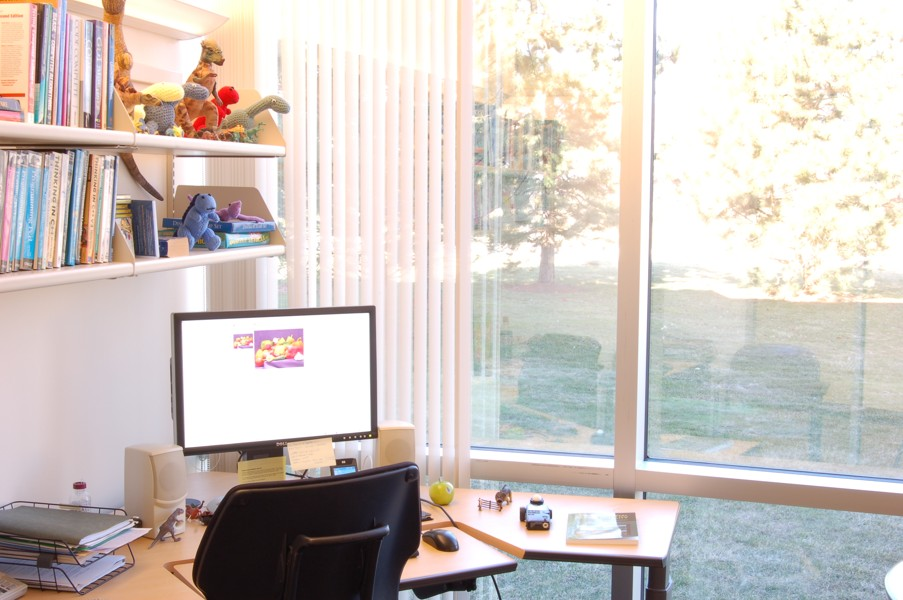
#> input picture Lab2/dataset/reference.jpg, 903 x 600 px
$ python histogram_matching.py
#> lines starting #> are read from the running program, lines starting #| are printed output that depends on the picture
import cv2
import numpy as np
import matplotlib.pyplot as plt
import os


# ============================================================
# PATHS
# ============================================================

dataset_folder = "../dataset"
output_folder = "../output/problem1"

os.makedirs(output_folder, exist_ok=True)


# ============================================================
# IMAGE PATHS
# ============================================================

reference_path = os.path.join(dataset_folder, "reference.jpg")
source1_path = os.path.join(dataset_folder, "source1.jpg")
source2_path = os.path.join(dataset_folder, "source2.jpg")


# ============================================================
# READ IMAGES
# ============================================================

reference = cv2.imread(reference_path, cv2.IMREAD_GRAYSCALE)
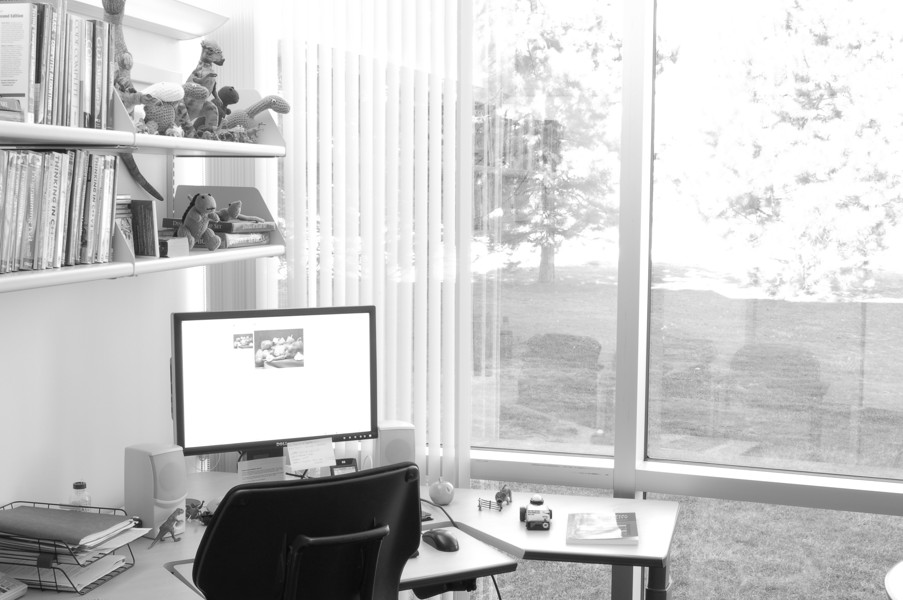
#> reference: shape (600, 903); min 8, max 255, mean 199.9
source1 = cv2.imread(source1_path, cv2.IMREAD_GRAYSCALE)
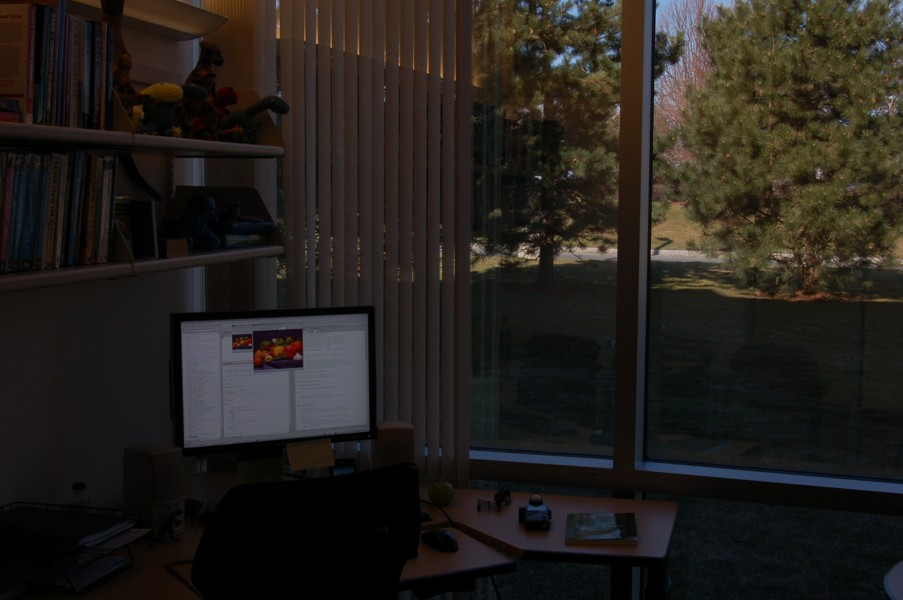
#> input picture Lab2/dataset/source1.jpg, 903 x 600 px
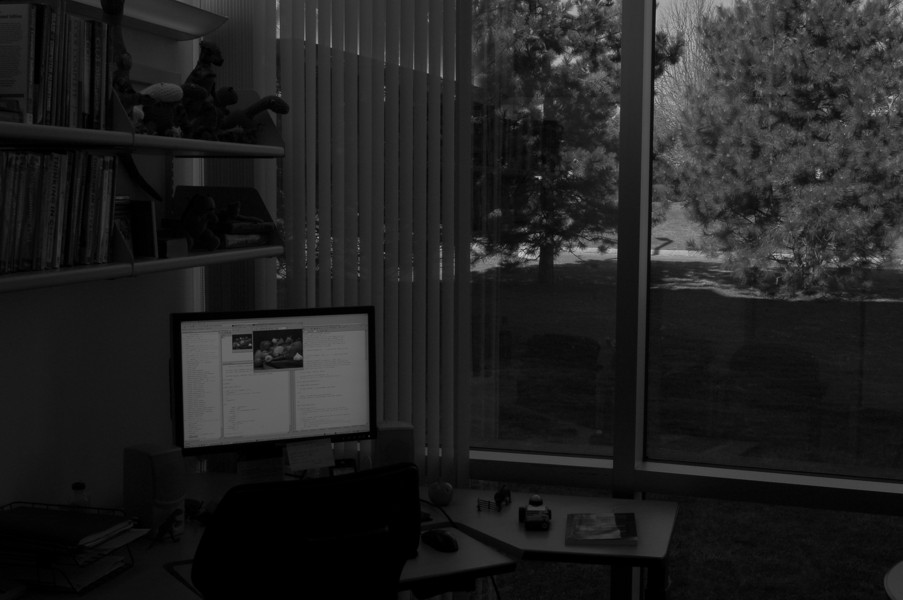
#> source1: shape (600, 903); min 0, max 204, mean 32.7
source2 = cv2.imread(source2_path, cv2.IMREAD_GRAYSCALE)
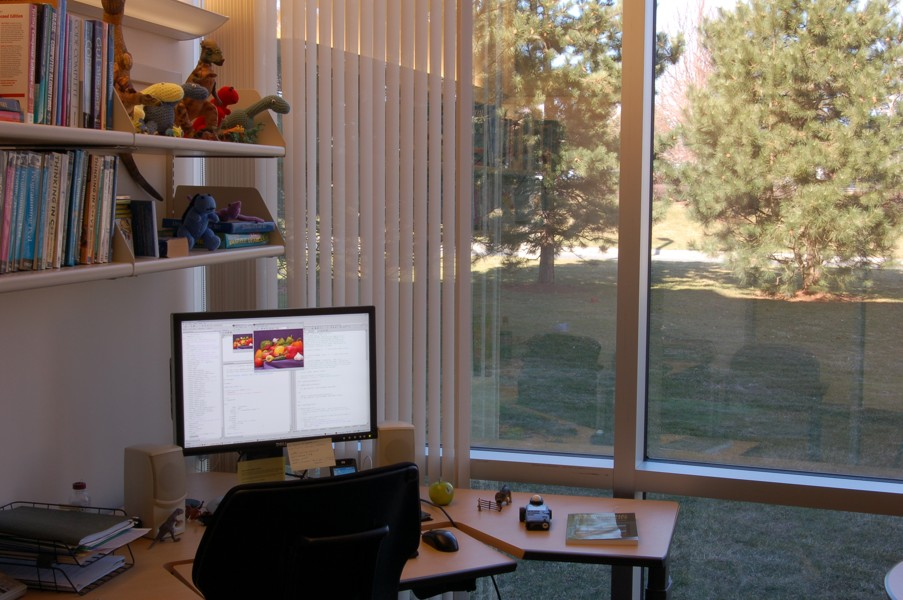
#> input picture Lab2/dataset/source2.jpg, 903 x 600 px
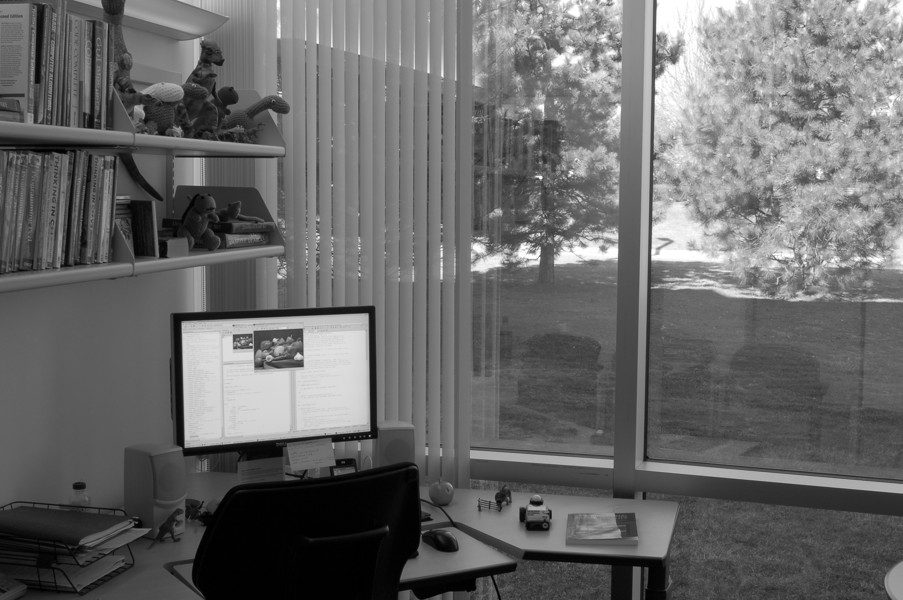
#> source2: shape (600, 903); min 0, max 255, mean 104.6


# Check images

if reference is None:
    print("Reference image not found!")
    exit()

if source1 is None:
    print("Source 1 image not found!")
    exit()

if source2 is None:
    print("Source 2 image not found!")
    exit()


# ============================================================
# FUNCTION 1: CALCULATE HISTOGRAM
# ============================================================

def calculate_histogram(image):

    histogram = np.zeros(256, dtype=np.int64)

    for pixel in image.flatten():
        histogram[pixel] += 1
#> this loop made 541800 passes
#> pixel on passes 1 to 3: 3, 5, 7
#> after the loop, histogram = 256 values, max 31409 at index 0, min 0 at index 185, mean 2116.4

    return histogram


# ============================================================
# FUNCTION 2: CALCULATE CDF
# ============================================================

def calculate_cdf(histogram):

    cdf = np.cumsum(histogram)

    # Normalize CDF to range 0-1
    cdf = cdf / cdf[-1]

    return cdf


# ============================================================
# FUNCTION 3: HISTOGRAM MATCHING
# ============================================================

def histogram_matching(source, reference):

    # Calculate histograms
    source_hist = calculate_histogram(source)
#> source_hist has the same summary as histogram in calculate_histogram
    reference_hist = calculate_histogram(reference)
#> the loop in calculate_histogram (call 2), `for pixel in image.flatten():` made 541800 passes
#> pixel on passes 1 to 3: 128, 133, 133
#> reference_hist = 256 values, max 85037 at index 255, min 0 at index 0, mean 2116.4

    # Calculate CDFs
    source_cdf = calculate_cdf(source_hist)
#> in calculate_cdf, `cdf = np.cumsum(histogram)`: cdf = 256 values from 31409 to 541800
#> in calculate_cdf, `cdf = cdf / cdf[-1]`: cdf = 256 values from 0.058 to 1
#> source_cdf = 256 values from 0.058 to 1
    reference_cdf = calculate_cdf(reference_hist)
#> reference_cdf = 256 values from 0 to 1

    # Create lookup table
    lookup_table = np.zeros(256, dtype=np.uint8)

    # Find closest reference intensity
    for source_intensity in range(256):

        difference = np.abs(
            reference_cdf - source_cdf[source_intensity]
        )

        closest_intensity = np.argmin(difference)

        lookup_table[source_intensity] = closest_intensity
#> this loop made 256 passes
#> closest_intensity on passes 1 to 3: 63, 83, 95
#> after the loop, lookup_table = 256 values from 63 to 255

    # Apply lookup table
    matched_image = lookup_table[source]
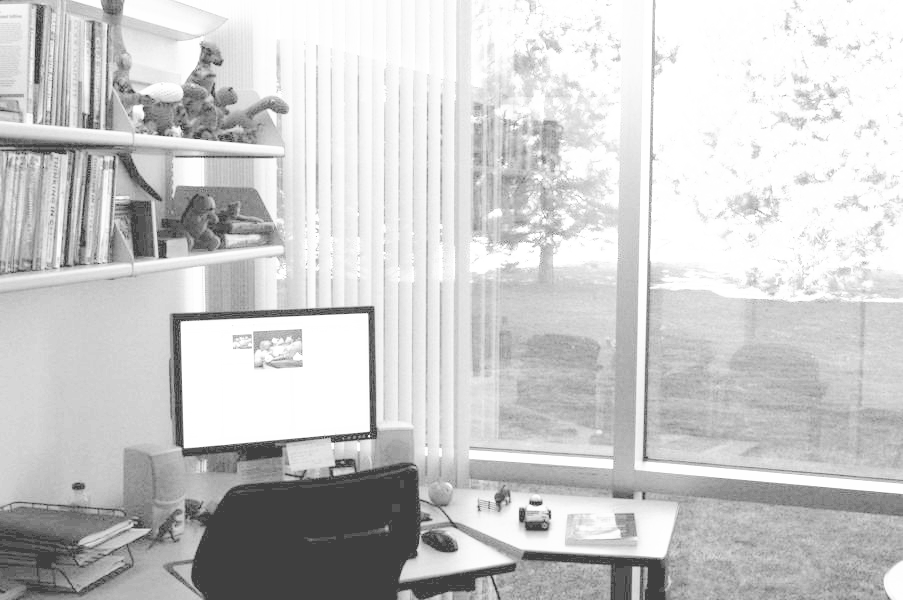
#> matched_image: shape (600, 903); min 63, max 255, mean 202.6

    return matched_image


# ============================================================
# PERFORM HISTOGRAM MATCHING
# ============================================================

matched_source1 = histogram_matching(
    source1,
    reference
)

matched_source2 = histogram_matching(
    source2,
    reference
)
#> the loop in histogram_matching (call 2), `for source_intensity in range(256): ` made 256 passes
#> closest_intensity on passes 1 to 3: 14, 20, 27


# ============================================================
# SAVE OUTPUT IMAGES
# ============================================================

cv2.imwrite(
    os.path.join(
        output_folder,
        "source1_matched.png"
    ),
    matched_source1
)

cv2.imwrite(
    os.path.join(
        output_folder,
        "source2_matched.png"
    ),
    matched_source2
)


# ============================================================
# CALCULATE HISTOGRAMS
# ============================================================

reference_hist = calculate_histogram(reference)

source1_hist = calculate_histogram(source1)
#> source1_hist has the same summary as histogram in calculate_histogram

source2_hist = calculate_histogram(source2)
#> source2_hist = 256 values, max 12212 at index 1, min 188 at index 246, mean 2116.4

matched1_hist = calculate_histogram(matched_source1)
#> matched1_hist = 256 values, max 53076 at index 254, min 0 at index 0, mean 2116.4

matched2_hist = calculate_histogram(matched_source2)
#> matched2_hist = 256 values, max 51218 at index 254, min 0 at index 0, mean 2116.4


# ============================================================
# CALCULATE CDFS
# ============================================================

reference_cdf = calculate_cdf(reference_hist)
#> reference_cdf = 256 values from 0 to 1

source1_cdf = calculate_cdf(source1_hist)
#> source1_cdf = 256 values from 0.058 to 1

source2_cdf = calculate_cdf(source2_hist)
#> source2_cdf = 256 values from 0.00166 to 1

matched1_cdf = calculate_cdf(matched1_hist)
#> matched1_cdf = 256 values from 0 to 1

matched2_cdf = calculate_cdf(matched2_hist)
#> matched2_cdf = 256 values from 0 to 1


# ============================================================
# DISPLAY IMAGES
# ============================================================

plt.figure(figsize=(12, 8))


plt.subplot(2, 3, 1)
plt.imshow(source1, cmap="gray")
plt.title("Source 1")
plt.axis("off")


plt.subplot(2, 3, 2)
plt.imshow(source2, cmap="gray")
plt.title("Source 2")
plt.axis("off")


plt.subplot(2, 3, 3)
plt.imshow(reference, cmap="gray")
plt.title("Reference")
plt.axis("off")


plt.subplot(2, 3, 4)
plt.imshow(matched_source1, cmap="gray")
plt.title("Source 1 Matched")
plt.axis("off")


plt.subplot(2, 3, 5)
plt.imshow(matched_source2, cmap="gray")
plt.title("Source 2 Matched")
plt.axis("off")


plt.subplot(2, 3, 6)
plt.imshow(reference, cmap="gray")
plt.title("Target Reference")
plt.axis("off")


plt.tight_layout()

plt.savefig(
    os.path.join(
        output_folder,
        "histogram_matching_results.png"
    )
)

plt.show()


# ============================================================
# HISTOGRAM COMPARISON
# ============================================================

plt.figure(figsize=(10, 6))

plt.plot(
    reference_hist,
    label="Reference"
)

plt.plot(
    source1_hist,
    label="Source 1"
)

plt.plot(
    source2_hist,
    label="Source 2"
)

plt.plot(
    matched1_hist,
    label="Source 1 Matched"
)

plt.plot(
    matched2_hist,
    label="Source 2 Matched"
)

plt.title("Histogram Comparison")

plt.xlabel("Pixel Intensity")

plt.ylabel("Frequency")

plt.legend()

plt.grid()

plt.savefig(
    os.path.join(
        output_folder,
        "histogram_comparison.png"
    )
)
#> figure, not shown here; curve peaks at x = 255, y = 85037; curve peaks at x = 0, y = 31409; curve peaks at x = 1, y = 12212

plt.show()


# ============================================================
# CDF COMPARISON
# ============================================================

plt.figure(figsize=(10, 6))

plt.plot(
    reference_cdf,
    label="Reference CDF"
)

plt.plot(
    source1_cdf,
    label="Source 1 CDF"
)

plt.plot(
    source2_cdf,
    label="Source 2 CDF"
)

plt.plot(
    matched1_cdf,
    label="Source 1 Matched CDF"
)

plt.plot(
    matched2_cdf,
    label="Source 2 Matched CDF"
)

plt.title("CDF Comparison")

plt.xlabel("Pixel Intensity")

plt.ylabel("Cumulative Probability")

plt.legend()

plt.grid()

plt.savefig(
    os.path.join(
        output_folder,
        "cdf_comparison.png"
    )
)
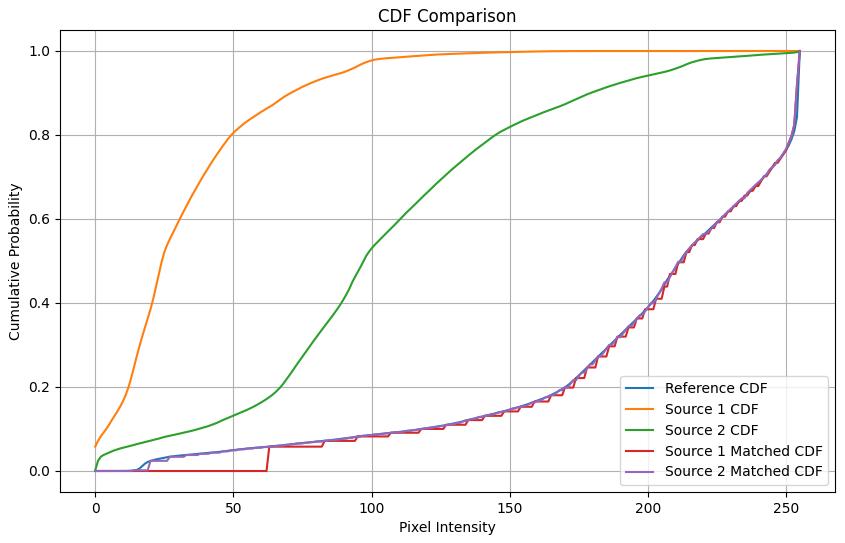
#> figure drawn by matplotlib, 1 panel; curve peaks at x = 255, y = 1; curve peaks at x = 204, y = 1; curve peaks at x = 255, y = 1

plt.show()


# ============================================================
# INFORMATION
# ============================================================

print("\n===================================")
print(" HISTOGRAM MATCHING COMPLETED")
print("===================================")

print("\nOutput files saved in:")

print(output_folder)

print("\nGenerated files:")

print("1. source1_matched.png")

print("2. source2_matched.png")

print("3. histogram_matching_results.png")

print("4. histogram_comparison.png")

print("5. cdf_comparison.png")
